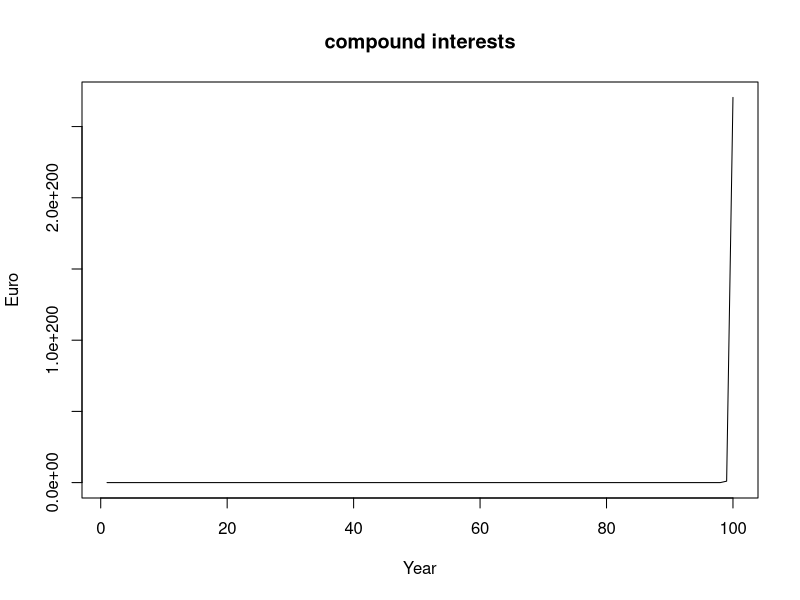
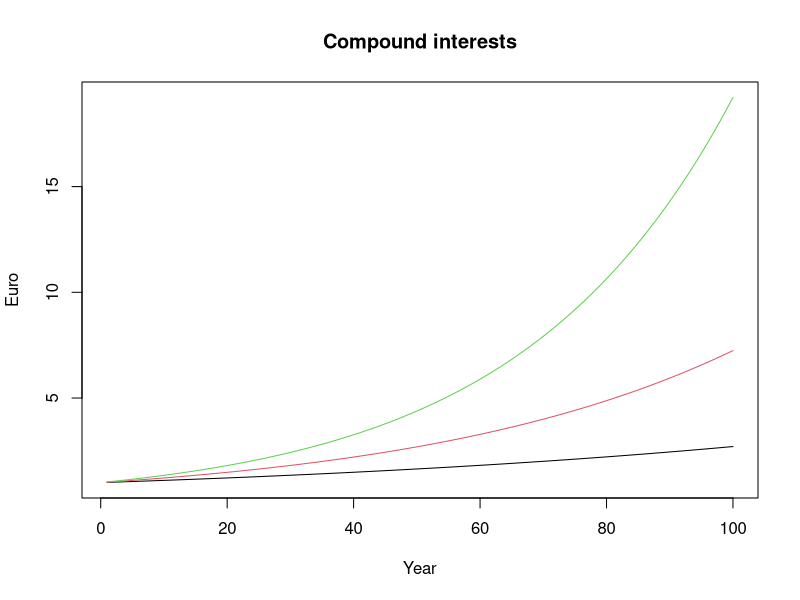
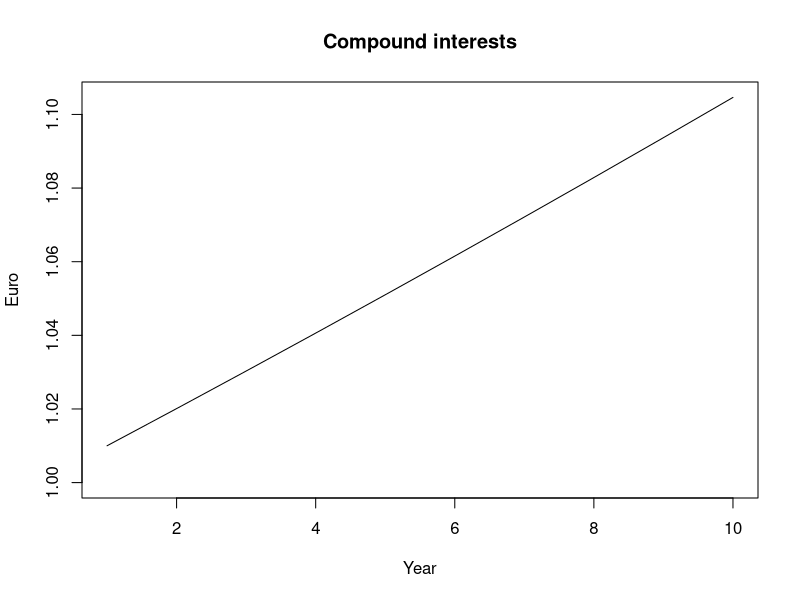
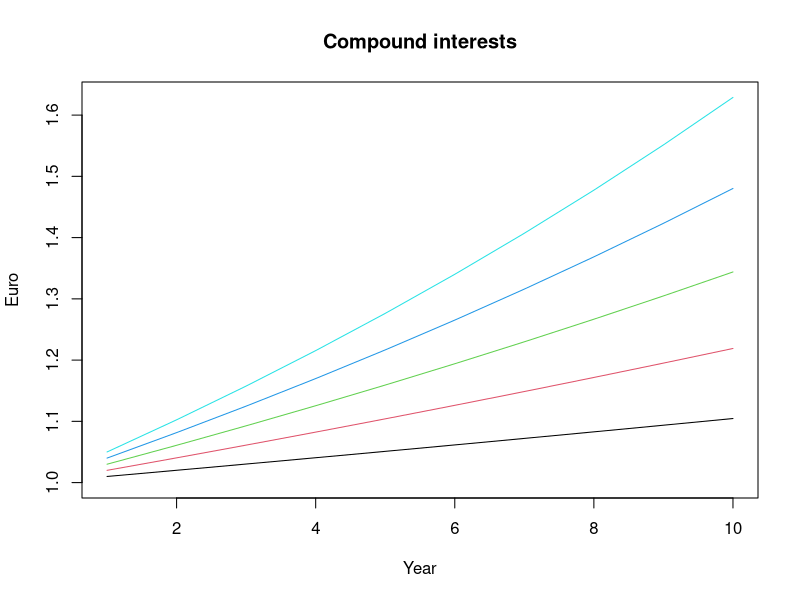

The R script that drew these images, in order:
4*4

sqrt(25)

exp(0)

log(1)

x<-15
x

rm(x)

x<-c(1,2,3)
x
is.vector(x)

ls()

rm(list=ls())

a<-1:10
a

b<-seq(from=1, to=10, by=1)

set.seed(1234)
rnorm(n=10, mean=0, sd=1)

length(seq(from=1, to=10, by=0.1))

min(rnorm(n=100, mean=0, sd=10))       

max(rnorm(n=100, mean=0, sd=10))       

5^2

100>=100

99>100

2+2==4

99!=100

!(1==1)

(1==1) | (2==3)

(1==1) & (2==3)

a<-c(1,2)
b<-c(1,2,3,4,5,6)
a+b

x <- vector(mode="numeric", length=100)
is.vector(x)

y <- 50 
y

x<-10 
y<-2
if (x<=y){
  print("x is smaller or equal y")
} else {
  print("x is larger than y")
}

x<-rnorm(10,0,1)
ifelse(x<=0, "x is smaller or equal zero","x is larger than zero")

x<-1:5
for(i in x){
  print("Hello")
}

x<-c("Monday", "Tuesday","Wednesday","Thursday", "Friday")
for (i in x) {
  print("Hello")
}

x <-1:5 
for(i in x){
  print(i^2)
}

x<-c("Monday", "Tuesday", "Wednesday", "Thursday", "Friday")
for (i in x){
  print(paste("Today is", i))
}

#Formula 
#A = P(1+r)^t
years <- 100 
A<-numeric(length=years)
r<-0.01
P<-1
for(t in 1:years){
  A[t] <- P*(1+t)^t
}
P*(1+r)^(1:years)

plot(x=1:years, y=A, xlim= c(1, years), ylim= c(1, max(A)), type="l", 
     col="black", main="compound interests", xlab="Year", ylab= "Euro")

years<-100 
r <- c(0.01, 0.02, 0.03)
A <- matrix(nrow = years, ncol = length(r), byrow = TRUE)
P <- 1
for(t in 1:years){
  for(s in 1:length(r)){
    A[t,s]<- P*(1+r[s])^t
  }
}
plot(NULL,
     xlim = c(1, nrow(A)), 
     ylim = c(1, max(A)), 
     main = "Compound interests", 
     xlab = "Year", 
     ylab = "Euro")
for (l in 1:ncol(A)){
  lines(A[,l], type = "l", col = l)
}
my_fun <- function(x){
  square <- x^2
  return(square)
}
my_fun(x=5)

my_fun_alternative <- function(x) x^2 
my_fun_alternative(x=5)

my_fun <- function(time, scenarios){
  r<- scenarios 
  A<- matrix(nrow=time, ncol=length(r), byrow=TRUE)
  P<-1
  for (t in 1:time){
    for(s in 1:length(r)){
      A[t,s] <- P*(1+r[s])^t
    }
  }
plot(NULL,
     xlim= c(1,nrow(A)),
     ylim=c(1,max(A)), 
     main="Compound interests", 
     xlab="Year", 
     ylab="Euro")
for (l in 1:ncol(A)){
  lines(A[,l], type="l", col=l)
}
}
my_fun(time=10, scenarios=0.01)
my_fun(time=10, scenarios=seq(0.01, 0.05, 0.01))
